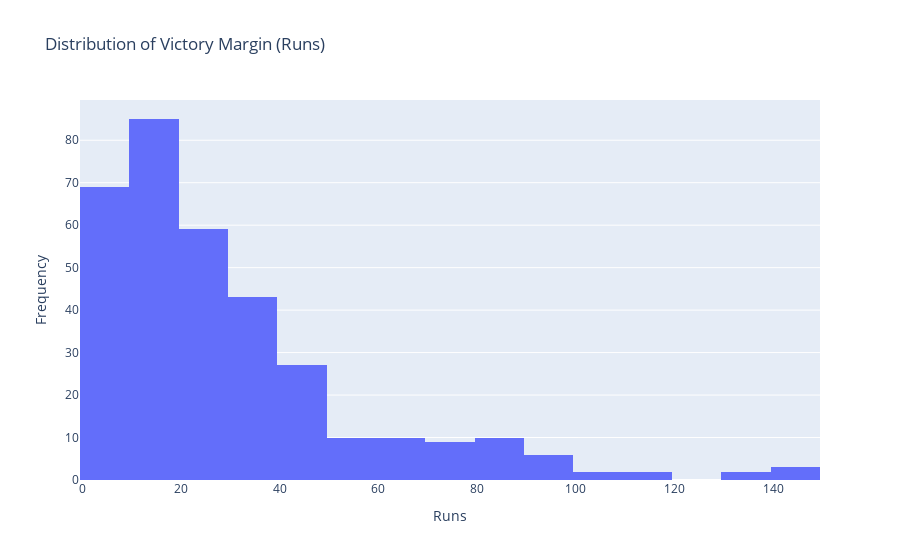
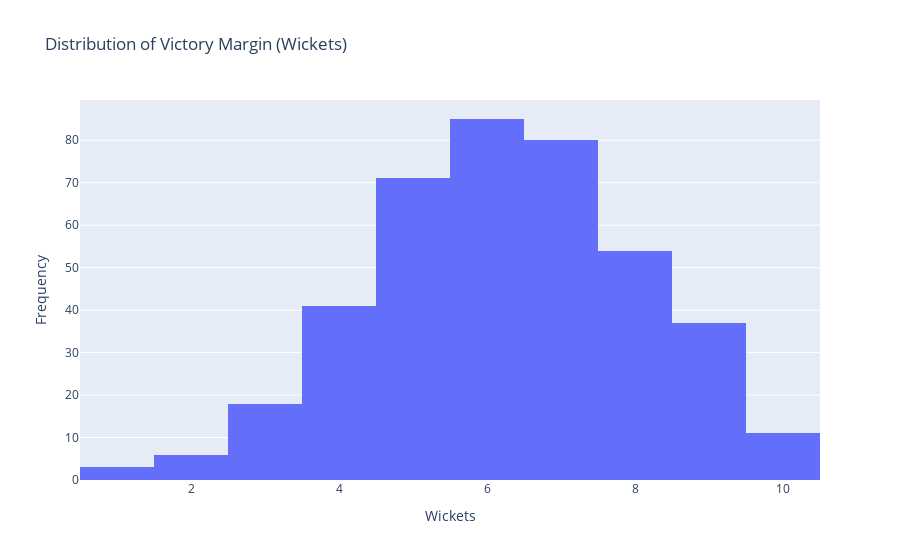

These figures' notebook cell, in order:
### Code cell
print("\n4.7 Win margin analysis")
fig7 = px.histogram(df[df['win_by_runs'] > 0], x='win_by_runs', nbins=20,
                    title='Distribution of Victory Margin (Runs)')
fig7.update_layout(xaxis_title='Runs', yaxis_title='Frequency')
fig7.show()
fig8 = px.histogram(df[df['win_by_wickets'] > 0], x='win_by_wickets', nbins=10,
                    title='Distribution of Victory Margin (Wickets)')
fig8.update_layout(xaxis_title='Wickets', yaxis_title='Frequency')
fig8.show()

### Figure 1 — Plotly figure (JSON) as saved in the notebook; plotly's stock layout.template omitted (floating-point values rounded to 4 significant figures; data arrays with more than 128 entries replaced by an {"elided": "..."} marker saying what was removed)
{"data": [{"bingroup": "x", "hovertemplate": "win_by_runs=%{x}<br>count=%{y}<extra></extra>", "legendgroup": "", "marker": {"color": "#636efa", "pattern": {"shape": ""}}, "name": "", "nbinsx": 20, "orientation": "v", "showlegend": false, "type": "histogram", "x": {"elided": "337 int values"}, "xaxis": "x", "yaxis": "y"}], "layout": {"barmode": "relative", "legend": {"tracegroupgap": 0}, "title": {"text": "Distribution of Victory Margin (Runs)"}, "xaxis": {"anchor": "y", "domain": [0, 1], "title": {"text": "Runs"}}, "yaxis": {"anchor": "x", "domain": [0, 1], "title": {"text": "Frequency"}}}}

### Figure 2 — Plotly figure (JSON) as saved in the notebook; plotly's stock layout.template omitted (floating-point values rounded to 4 significant figures; data arrays with more than 128 entries replaced by an {"elided": "..."} marker saying what was removed)
{"data": [{"bingroup": "x", "hovertemplate": "win_by_wickets=%{x}<br>count=%{y}<extra></extra>", "legendgroup": "", "marker": {"color": "#636efa", "pattern": {"shape": ""}}, "name": "", "nbinsx": 10, "orientation": "v", "showlegend": false, "type": "histogram", "x": {"elided": "406 int values"}, "xaxis": "x", "yaxis": "y"}], "layout": {"barmode": "relative", "legend": {"tracegroupgap": 0}, "title": {"text": "Distribution of Victory Margin (Wickets)"}, "xaxis": {"anchor": "y", "domain": [0, 1], "title": {"text": "Wickets"}}, "yaxis": {"anchor": "x", "domain": [0, 1], "title": {"text": "Frequency"}}}}
